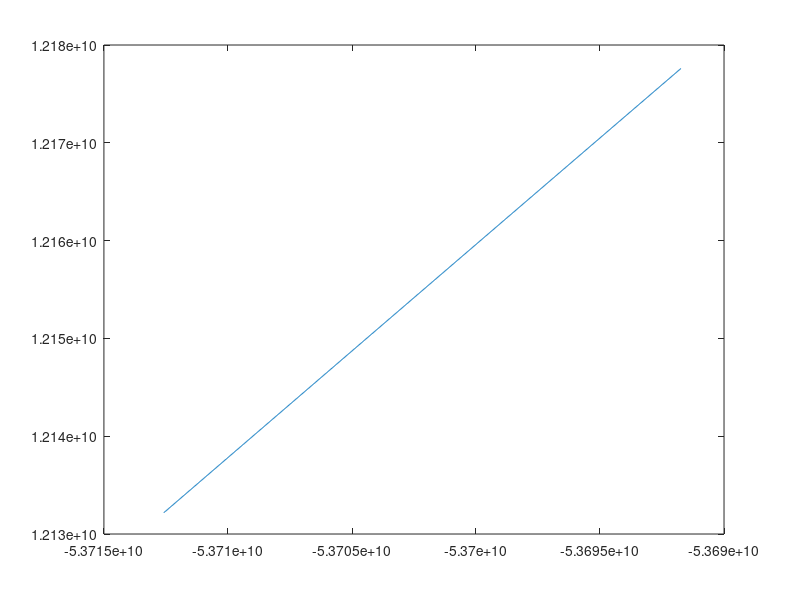

Here is the MATLAB script that generated this plot:
% Initialize the workspace
clear all
close all

% Constants
G = 6.67E-11;
M_sun = 1.99E30;
AU = 149597870700;
dt = 1; % day
N = 1E3;

% Initial Astronomical Data
m_mercury = 3.302E23;                                   % kg
x0_mercury = (-3.589070923093208E-01)*AU;               % m
y0_mercury = (8.140221586479408E-02)*AU;                % m
r0_mercury = sqrt((x0_mercury^2)+(y0_mercury^2));       % m
vx0_mercury = ((-1.205489207680449E-02)*AU)/86400;              % m/day
vy0_mercury = ((-2.623106213623277E-02)*AU)/86400;              % m/day

% Initialize
x_mercury = [];
x_mercury(1) = x0_mercury;
y_mercury = [];
y_mercury(1) = y0_mercury;
vx_mercury = [];
vx_mercury(1) = vx0_mercury;
vy_mercury = [];
vy_mercury(1) = vy0_mercury;

for t = 1:N
  vx_mercury(t+dt) = vx_mercury(t) + dt*((-G*M_sun)/(((x_mercury(t))^2)+((y_mercury(t))^2))^(3/2))*x_mercury(t);
  x_mercury(t+dt) = x_mercury(t) + dt*vx_mercury(t+dt);
  vy_mercury(t+dt) = vy_mercury(t) + dt*((-G*M_sun)/(((x_mercury(t))^2)+((y_mercury(t))^2))^(3/2))*y_mercury(t);
  y_mercury(t+dt) = y_mercury(t) + dt*vy_mercury(t+dt);
end

plot(x_mercury,y_mercury)

